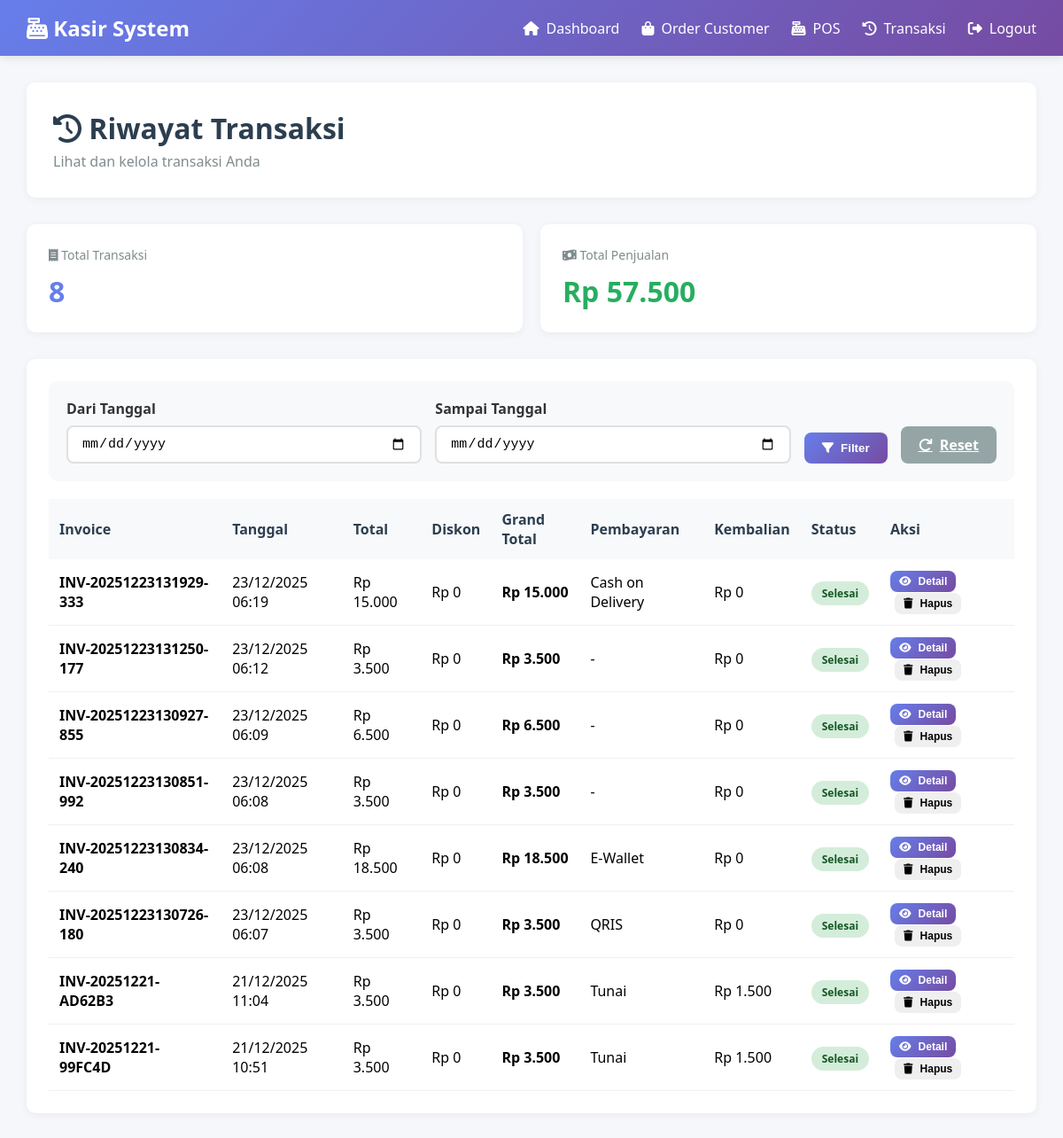
The page /kasir/transactions.php (signed in) on the database its author committed.
### tables this page shows
CREATE TABLE `transactions` (
  `id` int(11) NOT NULL,
  `invoice_number` varchar(50) NOT NULL,
  `customer_id` int(11) DEFAULT NULL,
  `kasir_id` int(11) NOT NULL,
  `transaction_date` timestamp NOT NULL DEFAULT current_timestamp(),
  `total_amount` decimal(15,2) NOT NULL,
  `discount` decimal(15,2) DEFAULT 0.00,
  `tax` decimal(15,2) DEFAULT 0.00,
  `grand_total` decimal(15,2) NOT NULL,
  `payment_method` enum('cash','debit','credit','ewallet','qris','cod','transfer','other') NOT NULL DEFAULT 'cash',
  `payment_amount` decimal(15,2) DEFAULT NULL,
  `change_amount` decimal(15,2) DEFAULT NULL,
  `status` enum('pending','completed','cancelled') DEFAULT 'completed',
  `notes` text DEFAULT NULL
);

### config.php (called while the page is built, shortened)
<?php
function formatRupiah($amount) {
    return "Rp " . number_format($amount, 0, ',', '.');
}
?>

### kasir/transactions.php (the view, shortened to what this page needs)
<?php
require_once '../config.php';
$kasir_id = $_SESSION['user_id'];
$role = $_SESSION['role'];
if ($role == 'admin') {
    $where = "WHERE 1=1";
} else {
    $where = "WHERE kasir_id=$kasir_id";
}
$date_from = '';
$date_to = '';
$transactions = $conn->query("SELECT * FROM transactions $where ORDER BY transaction_date DESC");
$summary = $conn->query("SELECT COUNT(*) as total_trans, COALESCE(SUM(grand_total), 0) as total_amount FROM transactions $where")->fetch_assoc();
require_once '../includes/admin_header.php';
?>
</head>
<body>
    <nav class="navbar">
        <div class="nav-container">
            <div class="nav-brand"><i class="fas fa-cash-register"></i> Kasir System</div>
            <div class="nav-menu">
                <a href="index.php" class="nav-link"><i class="fas fa-home"></i> Dashboard</a>
                <a href="orders.php" class="nav-link"><i class="fas fa-shopping-bag"></i> Order Customer</a>
                <a href="pos.php" class="nav-link"><i class="fas fa-cash-register"></i> POS</a>
                <a href="transactions.php" class="nav-link"><i class="fas fa-history"></i> Transaksi</a>
                <a href="../logout.php" class="nav-link"><i class="fas fa-sign-out-alt"></i> Logout</a>
            </div>
        </div>
    </nav>
    <div class="container">
        <div class="page-header">
            <h1><i class="fas fa-history"></i> Riwayat Transaksi</h1>
            <p style="color: #7f8c8d; margin-top: 5px;">Lihat dan kelola transaksi Anda</p>
        </div>
        <div class="summary-cards">
            <div class="summary-card">
                <div class="summary-label"><i class="fas fa-receipt"></i> Total Transaksi</div>
                <div class="summary-value" style="color: #667eea;"><?php echo number_format($summary['total_trans']); ?></div>
            </div>
            <div class="summary-card">
                <div class="summary-label"><i class="fas fa-money-bill-wave"></i> Total Penjualan</div>
                <div class="summary-value"><?php echo formatRupiah($summary['total_amount']); ?></div>
            </div>
        </div>
        <div class="card">
            <form method="GET" class="filter-form">
                <div class="form-group">
                    <label>Dari Tanggal</label>
                    <input type="date" name="date_from" value="<?php echo $date_from; ?>">
                </div>
                <div class="form-group">
                    <label>Sampai Tanggal</label>
                    <input type="date" name="date_to" value="<?php echo $date_to; ?>">
                </div>
                <button type="submit" class="btn btn-primary">
                    <i class="fas fa-filter"></i> Filter
                </button>
                <a href="transactions.php" class="btn btn-secondary">
                    <i class="fas fa-redo"></i> Reset
                </a>
            </form>
            <table>
                <thead>
                    <tr>
                        <th>Invoice</th>
                        <th>Tanggal</th>
                        <th>Total</th>
                        <th>Diskon</th>
                        <th>Grand Total</th>
                        <th>Pembayaran</th>
                        <th>Kembalian</th>
                        <th>Status</th>
                        <th>Aksi</th>
                    </tr>
                </thead>
                <tbody>
                    <?php while($trans = $transactions->fetch_assoc()): ?>
                    <tr>
                        <td><strong><?php echo $trans['invoice_number']; ?></strong></td>
                        <td><?php echo date('d/m/Y H:i', strtotime($trans['transaction_date'])); ?></td>
                        <td><?php echo formatRupiah($trans['total_amount']); ?></td>
                        <td><?php echo formatRupiah($trans['discount']); ?></td>
                        <td><strong><?php echo formatRupiah($trans['grand_total']); ?></strong></td>
                        <td>
                            <?php
                            $payment_methods = [
                                'cod' => 'Cash on Delivery',
                                'transfer' => 'Transfer Bank',
                                'cash' => 'Tunai',
                                'debit' => 'Debit',
                                'credit' => 'Kredit',
                                'ewallet' => 'E-Wallet',
                                'qris' => 'QRIS',
                                'other' => 'Lainnya'
                            ];
                            if (!empty($trans['payment_method']) && isset($payment_methods[$trans['payment_method']])) {
                                echo $payment_methods[$trans['payment_method']];
                            } elseif (!empty($trans['payment_method'])) {
                                echo ucfirst($trans['payment_method']);
                            } else {
                                echo '<span class="text-muted">-</span>';
                            }
                            ?>
                        </td>
                        <td><?php echo formatRupiah($trans['change_amount']); ?></td>
                        <td>
                            <?php if($trans['status'] == 'completed'): ?>
                                <span class="badge badge-success">Selesai</span>
                            <?php elseif($trans['status'] == 'pending'): ?>
                                <span class="badge badge-warning">Pending</span>
                            <?php else: ?>
                                <span class="badge badge-danger">Batal</span>
                            <?php endif; ?>
                        </td>
                        <td>
                            <button class="btn btn-primary" style="padding: 5px 10px; font-size: 12px;" onclick="viewDetail(<?php echo $trans['id']; ?>)">
                                <i class="fas fa-eye"></i> Detail
                            </button>
                            <button class="btn btn-danger" style="padding: 5px 10px; font-size: 12px; margin-left: 5px;" onclick="deleteTransaction(<?php echo $trans['id']; ?>, '<?php echo $trans['invoice_number']; ?>')">
                                <i class="fas fa-trash"></i> Hapus
                            </button>
                        </td>
                    </tr>
                    <?php endwhile; ?>
                </tbody>
            </table>
        </div>
    </div>
<?php require_once '../includes/admin_footer.php'; ?>

### kasir/transactions.php (style rules this page uses)
* { margin: 0; padding: 0; box-sizing: border-box; }
body { font-family: 'Segoe UI', Tahoma, Geneva, Verdana, sans-serif; background: #f5f7fa; }
.navbar { background: linear-gradient(135deg, #667eea 0%, #764ba2 100%); color: white; padding: 15px 0; box-shadow: 0 2px 10px rgba(0,0,0,0.1); }
.nav-container { max-width: 1400px; margin: 0 auto; padding: 0 30px; display: flex; justify-content: space-between; align-items: center; }
.nav-brand { font-size: 24px; font-weight: bold; }
.nav-menu { display: flex; gap: 25px; align-items: center; }
.nav-link { color: white; text-decoration: none; display: flex; align-items: center; gap: 8px; transition: opacity 0.3s; }
.container { max-width: 1400px; margin: 30px auto; padding: 0 30px; }
.page-header { background: white; padding: 30px; border-radius: 10px; margin-bottom: 30px; box-shadow: 0 2px 10px rgba(0,0,0,0.05); }
.page-header h1 { font-size: 32px; color: #2c3e50; }
.summary-cards { display: grid; grid-template-columns: repeat(2, 1fr); gap: 20px; margin-bottom: 30px; }
.summary-card { background: white; padding: 25px; border-radius: 10px; box-shadow: 0 2px 10px rgba(0,0,0,0.05); }
.summary-label { color: #7f8c8d; font-size: 14px; margin-bottom: 10px; }
.summary-value { font-size: 32px; font-weight: bold; color: #27ae60; }
.card { background: white; border-radius: 10px; padding: 25px; box-shadow: 0 2px 10px rgba(0,0,0,0.05); margin-bottom: 30px; }
.filter-form { display: flex; gap: 15px; align-items: end; background: #f8f9fa; padding: 20px; border-radius: 10px; margin-bottom: 20px; }
.form-group { flex: 1; }
.form-group label { display: block; margin-bottom: 8px; font-weight: 600; color: #333; }
.form-group input { width: 100%; padding: 10px 15px; border: 2px solid #e0e0e0; border-radius: 8px; font-size: 15px; }
.btn { padding: 10px 20px; border: none; border-radius: 8px; cursor: pointer; font-weight: 600; display: inline-flex; align-items: center; gap: 8px; transition: all 0.3s; }
.btn-primary { background: linear-gradient(135deg, #667eea 0%, #764ba2 100%); color: white; }
.btn-secondary { background: #95a5a6; color: white; }
table { width: 100%; border-collapse: collapse; }
th { background: #f8f9fa; padding: 12px; text-align: left; font-weight: 600; color: #2c3e50; }
td { padding: 12px; border-bottom: 1px solid #f0f0f0; }
.badge { padding: 5px 12px; border-radius: 20px; font-size: 12px; font-weight: 600; }
.badge-success { background: #d4edda; color: #155724; }

### rows shown on the page
transactions: invoice_number "INV-20251223131929-333", transaction_date "23/12/2025 06:19", total_amount "Rp 15.000", discount "Rp 0", grand_total "Rp 15.000", payment_method "Cash on Delivery", change_amount "Rp 0", status "Selesai"
transactions: invoice_number "INV-20251223131250-177", transaction_date "23/12/2025 06:12", total_amount "Rp 3.500", discount "Rp 0", grand_total "Rp 3.500", change_amount "Rp 0", status "Selesai"
transactions: invoice_number "INV-20251223130927-855", transaction_date "23/12/2025 06:09", total_amount "Rp 6.500", discount "Rp 0", grand_total "Rp 6.500", change_amount "Rp 0", status "Selesai"
transactions: invoice_number "INV-20251223130851-992", transaction_date "23/12/2025 06:08", total_amount "Rp 3.500", discount "Rp 0", grand_total "Rp 3.500", change_amount "Rp 0", status "Selesai"
transactions: invoice_number "INV-20251223130834-240", transaction_date "23/12/2025 06:08", total_amount "Rp 18.500", discount "Rp 0", grand_total "Rp 18.500", payment_method "E-Wallet", change_amount "Rp 0", status "Selesai"
transactions: invoice_number "INV-20251223130726-180", transaction_date "23/12/2025 06:07", total_amount "Rp 3.500", discount "Rp 0", grand_total "Rp 3.500", payment_method "QRIS", change_amount "Rp 0", status "Selesai"
transactions: invoice_number "INV-20251221-AD62B3", transaction_date "21/12/2025 11:04", total_amount "Rp 3.500", discount "Rp 0", grand_total "Rp 3.500", payment_method "Tunai", change_amount "Rp 1.500", status "Selesai"
transactions: invoice_number "INV-20251221-99FC4D", transaction_date "21/12/2025 10:51", total_amount "Rp 3.500", discount "Rp 0", grand_total "Rp 3.500", payment_method "Tunai", change_amount "Rp 1.500", status "Selesai"

### other values the page prints
$summary['total_trans'] "8"
formatRupiah($summary['total_amount']) "Rp 57.500"
